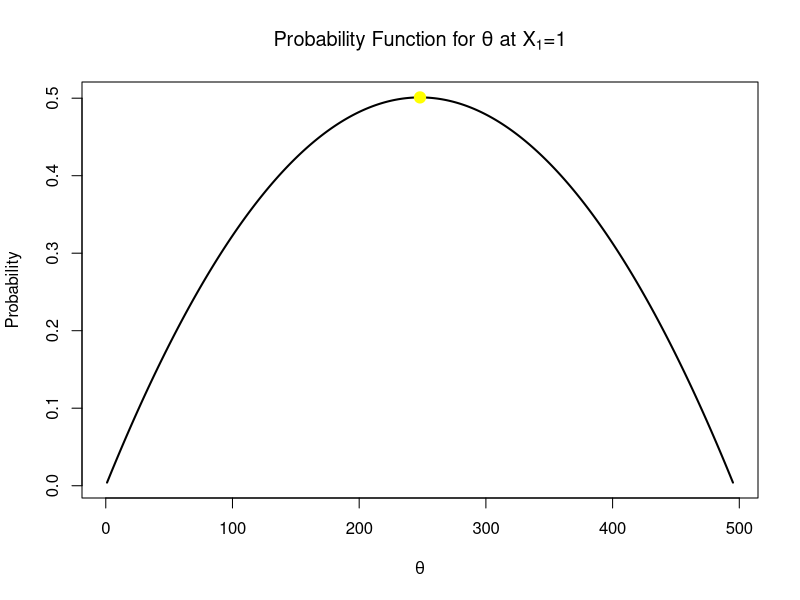
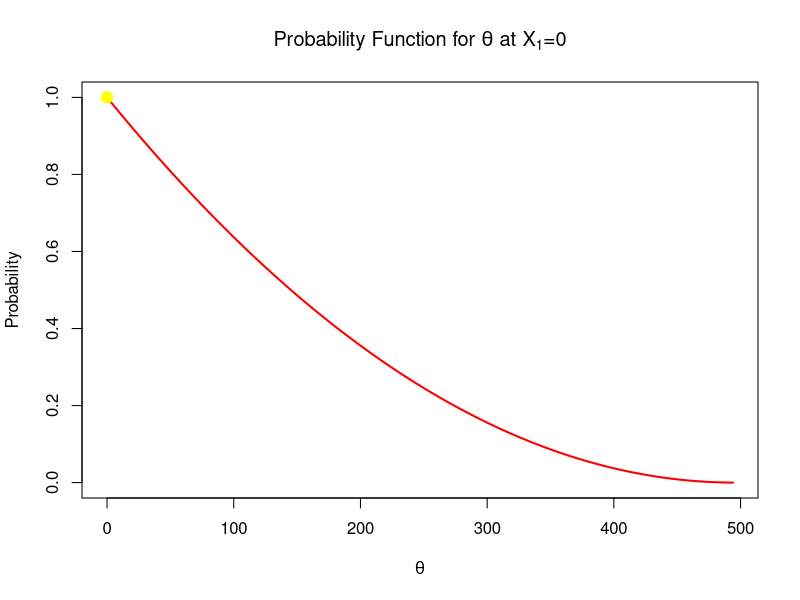

Write the R code that produced these figures, in order.
## ---- chunk 1
knitr::opts_chunk$set(echo = TRUE)
## ---- chunk 2

#Case 1: Observing 1 dirty packet
N_1 <- 496
n_1 <- 2
x_1 <- 1

#the possible theta values 
possible_theta <- 1:495

#Calculating the hypergeometric probability
probability <- dhyper(x_1, possible_theta, N_1-possible_theta, n_1)


#finding the max values for theta and the max probability
theta_max <- possible_theta[which.max(probability)]
max_prob <-max(probability)

#Plotting the function
plot(
  possible_theta,
  probability,
  type="l", 
  col = "black", 
  lwd =2,
  xlab = expression(theta),
  ylab="Probability",
  main = expression(paste("Probability Function for ", theta, " at ", X[1], "=1")))

  #adding a point to indicate the Max
  points(theta_max, max_prob, col="yellow", pch=19, cex=1.5)
  
  #print results 
  print(paste("The maximum value for theta is:", theta_max))
  print(paste("The maximum Probability is:", max_prob))
  

## ---- chunk 3

#Case 2: Observing 0 dirty packet
N_1 <- 496
n_1 <- 2
x_1 <- 0

#the possible theta values 
possible_theta <- 0:494

#Calculating the hypergeometric probability
probability <- dhyper(x_1, possible_theta, N_1-possible_theta, n_1)

#finding the max values for theta and the max probability
theta_max <- possible_theta[which.max(probability)]
max_prob <-max(probability)

#Plotting the function
plot(
  possible_theta,
  probability,
  type="l", 
  col = "red", 
  lwd =2,
  xlab = expression(theta),
  ylab="Probability",
  main = expression(paste("Probability Function for ", theta, " at ", X[1], "=0")))
  
  #adding a point to indicate the Max
  points(theta_max, max_prob, col="yellow", pch=19, cex=1.5)
  
  #print results 
  print(paste("The maximum value for theta is:", theta_max))
  print(paste("The maximum Probability is:", max_prob))
